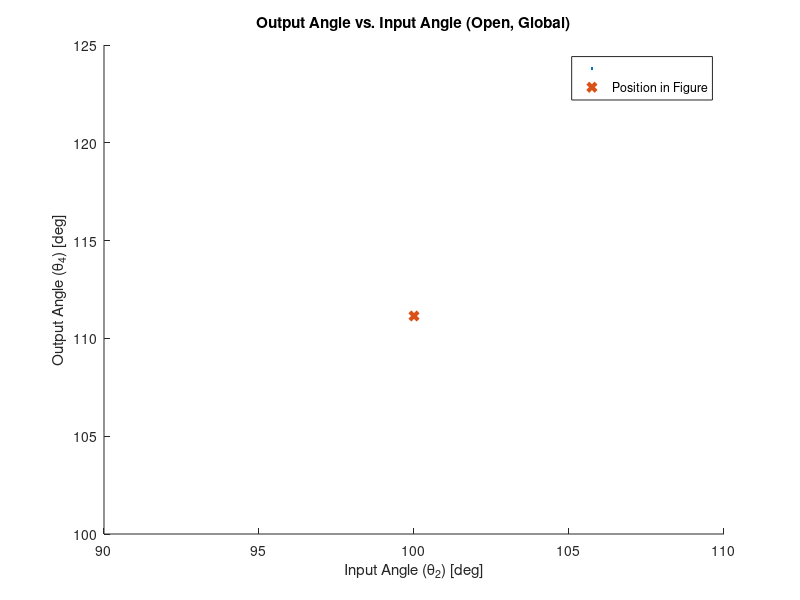
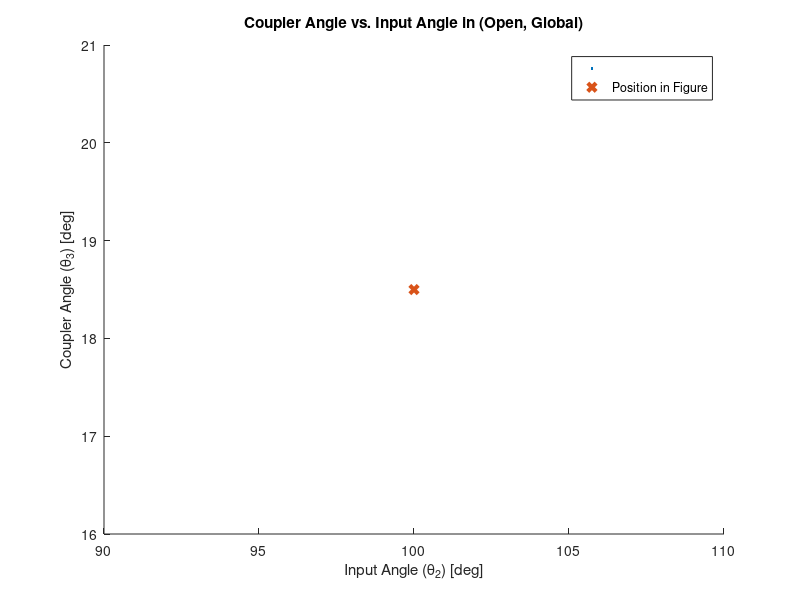
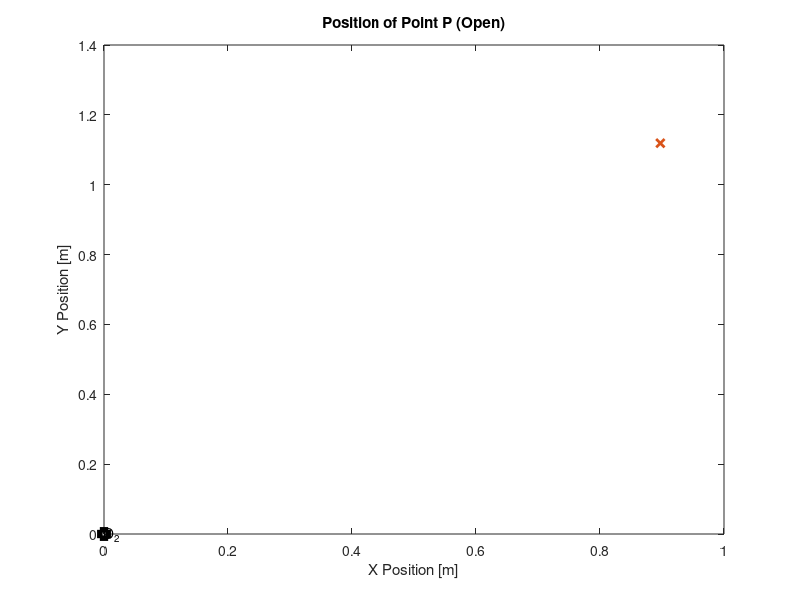
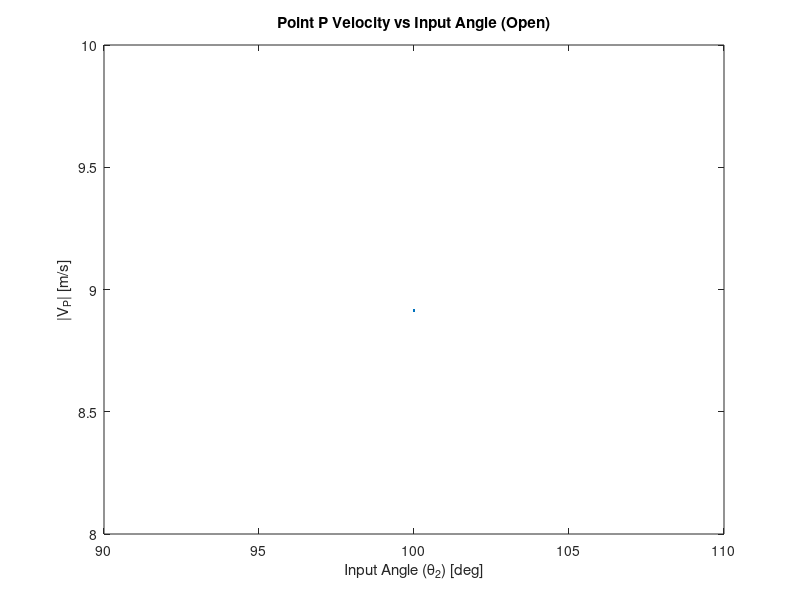

Reproduce these figures in MATLAB, in order.
%% ME480 Mechanism Solver
%Author: Michael Pagan
clc, clear, close all

%% 4 Bar Pin Joint Mechanism Parameters
% Link lengths
a = 0.785; %input (crank) length
b = 0.356; %coupler length
c = 0.95; %output length
d = 0.544; %ground length

% transform between local and global coordinates
theta1 = (0); %ccw angle from local +x axis to global X axis
     %local +x points from crank ground to ouput ground (O2 to O4)
     
% point of interest P on linkage
P_link = 'b'; %define which link the point is on: 'a' 'b' or 'c'
delta = 0; %fixed angle between selected link vector and point vector on 
                %link. e.g. angle between AB and AP. cw = negative
p = 1.09; %distance from link pin joint to desired point P (e.g. AP)

% position of mechanism shown in figure
theta2_fig_g = 100; %approximate theta 2 for determining configuration of 
                    %figure. Global system. Must be between 0-360 deg.
theta2_fig_l = theta2_fig_g + theta1;                    
theta3_fig_g = 20; %approximate theta 3 for determining configuration of 
                    %figure. Global system. Must be between 0-360 deg.
omega_2 = 100*2*pi/60; %input velocity

%Custom input range for crank in local coordinates
override_togs = 1; %change to 1 to use custom range
custom_input = theta2_fig_l; %specify custom range LOCAL coordinates
                    
%No edits must be made below this header%    
%%%%%%%%%%%%%%%%%%%%%%%%%%%%%%%%%%%%%%%%%%%%%%%%%%%%%%%%%%%%%%%%%%%%%%%%%%
%   _  _     ____          _____    _____ _____ _   _ 
%  | || |   |  _ \   /\   |  __ \  |  __ \_   _| \ | |
%  | || |_  | |_) | /  \  | |__) | | |__) || | |  \| |
%  |__   _| |  _ < / /\ \ |  _  /  |  ___/ | | | . ` |
%     | |   | |_) / ____ \| | \ \  | |    _| |_| |\  |
%     |_|   |____/_/    \_\_|  \_\ |_|   |_____|_| \_|
%%%%%%%%%%%%%%%%%%%%%%%%%%%%%%%%%%%%%%%%%%%%%%%%%%%%%%%%%%%%%%%%%%%%%%%%%%                                                   
%% Toggle Positions
% Grashof determination
links = [a,b,c,d];
grash = 0; %flag for grashof
if (max(links)+ min(links)) <= sum(links)-(max(links)+ min(links))
    disp('GRASHOF MECHANISM')
    grash = 1;
else
    disp('NON-GRASHOF MECHANISM')
end

% Determine toggle points
%Flags for number of toggles
Onetog = 0;
Twotog = 0;
Notog = 0;

% Test for NaN case
tog1_inards = (a^2+d^2-b^2-c^2)/(2*a*d)+b*c/(a*d);
tog2_inards = (a^2+d^2-b^2-c^2)/(2*a*d)-b*c/(a*d);

% Calculate the two toggle positions, in local coordinates
if xor((abs(tog1_inards) > 1), (abs(tog2_inards) > 1))
    %checks that ONLY one of the toggle equations is valid
    Onetog = 1; %flag that we have opposite/equal togs
    disp('EQUAL AND OPPOSITE TOGGLE POSITIONS')
    if abs(tog1_inards) < 1 %plus case is valid
        theta_tog1_l = (acosd(tog1_inards)); %plus
        theta_tog2_l = -theta_tog1_l;

    else %minus case is valid
        theta_tog2_l = (acosd(tog2_inards)); % minus
        theta_tog1_l = -theta_tog2_l;
    end
elseif (abs(tog1_inards) > 1) && (abs(tog2_inards) > 1) 
    %checks that NEITHER toggle equations are valid
    disp('NO TOGGLE POSITIONS')
    Notog = 1;
else %both toggle equations must be valid
    disp('TWO UNIQUE TOGGLE POSITIONS')
    Twotog = 1;
    theta_tog1_l = (acosd(tog1_inards)); % plus
    theta_tog2_l = (acosd(tog2_inards)); % minus
end

%% Create input vector for current configuration
%determine if approximate theta 2 is between cw or ccw range of togs
if not(Notog)
    %create vector with original toggle points
    togs_l = [theta_tog1_l, theta_tog2_l];
    % create vector with positive toggle points
    togs_l_pos = togs_l + 360.*(togs_l < 0);
    % convert to global
    togs_g = togs_l_pos - theta1;
    
    if theta2_fig_l < max(togs_l_pos) && theta2_fig_g > min(togs_l_pos)
        toggle_dir = 1; %in this case the configuration lies in the ccw range
                        %of the toggle positions
    else
        toggle_dir = 0; %else configuration must be in the cw range
    end
end

%case for opposite and equal toggle angles. abs will be 0 to 180 deg
if override_togs > 0
    theta2l = custom_input;
    theta2g = theta2l - theta1;
else
    if Onetog
        % case for opposite and equal toggle angles
        if toggle_dir < 1 %from positive tog through +x axis to negative tog
            theta2l = flip(min(togs_l):0.5:max(togs_l)); %local
            theta2l = theta2l + 360.*(theta2l < 0);
        else % from positive tog through -x axis to negative tog
            theta2l = min(togs_l_pos):0.5:max(togs_l_pos); %local
        end

    elseif Twotog
        %case for two unique toggle points. togs will be [0 , 180] deg local
        % direction irrelevant bc range does not cross x axis
        theta2l = min(togs_l):0.5:max(togs_l); %local

    elseif grash
        %case for no toggle points. Input angle theta 2 can go 360 deg
        theta2l = 0:0.5:360;
        theta2g = theta2l;
    end
end

% convert local input range to global
if not(Notog)
    theta2g = theta2l - theta1;
    theta2g = theta2g + 360.*(theta2g < 0);
end

% Make all negative input angles positive
theta2l = theta2l + 360.*(theta2l < 0);

%% Calculated Parameters
k1 = d/a;
k2 = d/c;
k3 = (a^2-b^2+c^2+d^2)/(2*a*c);
k4 = d/b;
k5 = (c^2-d^2-a^2-b^2)/(2*a*b);

A = cosd(theta2l)-k1-k2*cosd(theta2l)+k3;
B = -2*sind(theta2l);
C = k1-(k2+1)*cosd(theta2l)+k3;
D = cosd(theta2l)-k1+k4*cosd(theta2l)+k5;
E = -2*sind(theta2l);
F = k1 + (k4-1)*cosd(theta2l)+k5;

%% Output Angle Theta 4

%OPEN CONFIGURATION
%calculate the open configuration output angle. "Minus" eq
%find and remove imaginary input arguments
Q_m4 = (-B-sqrt(B.^2-4*A.*C));
Q_m4(imag(Q_m4) ~= 0) = NaN;
%calculate the angle
theta4open_l = (2*atan2d(Q_m4, 2*A)); %local,
%convert to global. We only report output angles in global.
theta4open_g = theta4open_l - theta1;
%find and correct large and/or negative angles
for j = 1:2 %loop through twice for angles < -360
    theta4open_g = theta4open_g + 360.*(theta4open_g < 0);
end

%CLOSED CONFIGURATION
%calculate the closed configuration output angle. "Plus" eq
%find and remove imaginary input arguments
Q_p4 = (-B+sqrt(B.^2-4*A.*C));
Q_p4(imag(Q_p4) ~= 0) = NaN;
%calculate the angle
theta4closed_l = (2*atan2d(Q_p4,2*A));%local,
%convert to global
theta4closed_g = theta4closed_l - theta1;
%find and correct large and/or negative angles
for j = 1:2
    theta4closed_g = theta4closed_g + 360.*(theta4closed_g < 0);
end

%DEPICTED CONFIGURATION
%calculate D,E,F for the current position
A_fig = cosd(theta2_fig_l)-k1-k2*cosd(theta2_fig_l)+k3;
B_fig = -2*sind(theta2_fig_l);
C_fig = k1-(k2+1)*cosd(theta2_fig_l)+k3;
%calculate closed theta 3 for current position
theta4closed_fig_l = (2*atan2d(-B_fig+sqrt(B_fig.^2-4*A_fig.*C_fig),...
                                    2*A_fig)); %local, plus
%convert to global                  
theta4closed_fig_g = theta4closed_fig_l - theta1; 

%calculate open theta 3 for current position
theta4open_fig_l = 2*atan2d(-B_fig-sqrt(B_fig.^2-4*A_fig.*C_fig),...
                                    2*A_fig); %local, minus
%convert to global                    
theta4open_fig_g = theta4open_fig_l - theta1;

%make sure angles are 0-360
for k = 1:2
    theta4open_fig_g = theta4open_fig_g + 360.*(theta4open_fig_g < 0);
    theta4closed_fig_g = theta4closed_fig_g + 360.*(theta4closed_fig_g < 0);
end

%% Coupler Angle Theta 3

%OPEN CONFIGURATION
%calculate the open configuration coupler angle. "Minus case"
%find and remove imaginary input arguments
Q_m3 = (-E-sqrt(E.^2-4*D.*F));
Q_m3(imag(Q_m3) ~= 0) = NaN;
%calculate the angle
theta3open_l = (2*atan2d(Q_m3,2*D));%local, 
%convert to global
theta3open_g = theta3open_l - theta1;
%find and correct negative angles
for j = 1:2
    theta3open_g = theta3open_g + 360.*(theta3open_g < 0);
end

%CLOSED CONFIGURATION
%calculate the closed configuration coupler angle. "Plus case:"
%find and remove imaginary input arguments
Q_p3 = (-E+sqrt(E.^2-4*D.*F));
Q_p3(imag(Q_p3) ~= 0) = NaN;
%calculate the angle
theta3closed_l = (2*atan2d(Q_p3, 2*D)); %local, plus
%convert to global
theta3closed_g = theta3closed_l - theta1; %
for j = 1:2
    theta3closed_g = theta3closed_g + 360.*(theta3closed_g < 0);
end

%DEPICTED CONFIGURATION
%calculate current coupler angle in given figure based on estimated theta2
%calculate D,E,F for the current position
D_fig = cosd(theta2_fig_l)-k1+k4*cosd(theta2_fig_l)+k5;
E_fig = -2*sind(theta2_fig_l);
F_fig = k1 + (k4-1)*cosd(theta2_fig_l)+k5;
%calculate closed theta 3 for current position
theta3closed_fig_l = (2*atan2d((-E_fig+sqrt(E_fig.^2-4*D_fig.*F_fig)),...
                      2*D_fig)); %local, plus
%convert to global                  
theta3closed_fig_g = theta3closed_fig_l - theta1; 

%calculate open theta 3 for current position
theta3open_fig_l = (2*atan2d((-E_fig-sqrt(E_fig.^2-4*D_fig.*F_fig)),...
                        2*D_fig));%local, 
%convert to global                    
theta3open_fig_g = theta3open_fig_l - theta1;

%make sure angles are 0-360
for k = 1:2
    theta3open_fig_g = theta3open_fig_g + 360.*(theta3open_fig_g < 0);
    theta3closed_fig_g = theta3closed_fig_g + 360.*(theta3closed_fig_g < 0);
end

%% Determine Configuration of Depiction in Figure
%check if open or closed coupler angle is closer to visually-estimated
    %coupler angle in figure. Comparison of absolute differences
if abs(theta3open_fig_g-theta3_fig_g) > abs(theta3closed_fig_g-theta3_fig_g)
    disp('FIGURE DEPICTS THE CLOSED CONFIGURATION')
    % flags for open/closed
    closed = 1;
    open = 0;
    
    theta3current_fig_g = theta3closed_fig_g;
    theta4current_fig_g = theta4closed_fig_g;
    
    theta3g = theta3closed_g;
    theta4g = theta4closed_g;
else
    disp('FIGURE DEPICTS THE OPEN CONFIGURATION')
    % flags for open/closed
    open = 1;
    closed = 0; 
    
    theta3current_fig_g = theta3open_fig_g;
    theta4current_fig_g = theta4open_fig_g;
    
    theta3g = theta3open_g;
    theta4g = theta4open_g;
end

%ensure the angles are (0-360)
for k = 1:2
    theta3current_fig_g = theta3current_fig_g + 360.*(theta3current_fig_g < 0);
    theta3current_fig_g = theta3current_fig_g - 360.*(theta3current_fig_g > 360);
    theta4current_fig_g = theta4current_fig_g + 360.*(theta4current_fig_g < 0);
    theta4current_fig_g = theta4current_fig_g - 360.*(theta4current_fig_g > 360);
end

%% Print Relevant Values
if length(theta2g) == 1
    fprintf('For Theta2g = %.3f:\nTheta3g = %.3f\n',theta2g, theta3g)
    fprintf('Theta4g = %.3f\n\n', theta4g)
    fprintf('Angles shown in the figure:\nTheta2g_fig = %.3f:\n',...
        theta2_fig_g)
    fprintf('Theta3g_fig = %.3f\nTheta4g_fig = %.3f\n\n', ...
        theta3current_fig_g, theta4current_fig_g)
end

%% Plot Coupler and Output Angles
figure(1)
hold on
plot(theta2g, theta4g,'.')
xlabel('Input Angle (\theta_2) [deg]')
ylabel('Output Angle (\theta_4) [deg]')
plot(theta2_fig_g, theta4current_fig_g, 'x','linewidth',3)
legend( '', 'Position in Figure')
if open
    title('Output Angle vs. Input Angle (Open, Global)')
else
    title('Output Angle vs. Input Angle (Closed, Global)')
end

figure(2)
hold on
plot(theta2g, theta3g, '.');
xlabel('Input Angle (\theta_2) [deg]')
ylabel('Coupler Angle (\theta_3) [deg]')
plot(theta2_fig_g, theta3current_fig_g, 'x','linewidth',3)
legend('','Position in Figure')
if open
    title('Coupler Angle vs. Input Angle in (Open, Global)')
else
    title('Coupler Angle vs. Input Angle in (Closed, Global)')
end

%% Point P on Coupler
%find the vector P in global space. 
if P_link == 'a' %point P is on link a (input). Pinned at O2
    %find angle of  O2P
    thetaP_g = theta2g + delta;
    
    % P-> = AP-> relative to O2
    P = p*cosd(thetaP_g) + 1i*p*sind(thetaP_g);  
    
    %current position of point P
    thetaPcurrent_g = theta2_fig_g + delta;
    P_current = p*cosd(thetaPcurrent_g) + 1i*p*sind(thetaPcurrent_g);  
    
elseif P_link == 'b' %point P is on link b (coupler). Pinned at A
    %find angle of AP
    thetaP_g = theta3g + delta;
    
    %P-> = AB-> + BP-> relative to O2
    P = a*cosd(theta2g) + p*cosd(thetaP_g) + ...
        1i*(a*sind(theta2g) + p*sind(thetaP_g));
    
    %current position of point P
    thetaPcurrent_g = theta3current_fig_g + delta;
    P_current = a*cosd(theta2_fig_g) + p*cosd(thetaPcurrent_g) + ...
        1i*(a*sind(theta2_fig_g) + p*sind(thetaPcurrent_g));
    
elseif P_link == 'c' %point P is on link c (output)
    %find angle O4P
    thetaP_g = theta4g + delta;
                                       
    
    % P-> = O2P-> relative to O4
    P = p*cosd((thetaP_g)) + 1i*p*sind((thetaP_g));

    %current position of point P relative to O4
    thetaPcurrent_g = theta4current_fig_g + delta;
    P_current = p*cosd(thetaPcurrent_g) + 1i*p*sind(thetaPcurrent_g); 
    
else %point P link incorrectly defined
    disp('Incorrect definition of link for point P. Check  var ''P_link''')
end

Px = real(P);
Py = imag(P);
Px_current = real(P_current);
Py_current = imag(P_current);

%% Plot Position on Coupler

figure(4)
daspect([1 1 1]);
plot(Px, Py, '.')
xlabel('X Position [m]')
ylabel('Y Position [m]')

if open
    title('Position of Point P (Open)')
else
    title('Position of Point P (Closed)')
end

hold on
%plot current position of P
plot(Px_current, Py_current, 'x','linewidth',2)

%plot and label the origin
plot(0,0,'ks','linewidth', 4)
if P_link == 'b' || P_link == 'a' %O2 is at the origin
    text(.05*range([Px]),0, {'O_2'})
elseif P_link == 'c' %O4 is at origin
    text(.05*range([Px]),0, {'O_4'})
end

%% Velocity Analysis
omega_3 = a*omega_2/b .* (sind(theta4g-theta2g)./sind(theta3g-...
    theta4g));
omega_4 = a*omega_2/c .* (sind(-theta3g+theta2g)./sind(theta4g-...
    theta3g));

% filter out very high velocities
omega_3(abs(theta3g-theta4g) < 0.1) = NaN;
omega_4(abs(theta3g-theta4g) < 0.1) = NaN;

% velocity of A (crank end), is tangential to crank arc
VA_g = a*omega_2*(-sind(theta2g)+1i*cosd(theta2g));

% velocity of B relative to A
VBA_g = b*omega_3 .*(-sind(theta3g)+1i*cosd(theta3g));

% velocity of B, is tangential to output arc
VB_g = c*omega_4 .*(-sind(theta4g)+1i.*cosd(theta4g));

% velocity of P relative to A
VPA_g = p*omega_3 .* -sind(theta3g + delta) + 1i*p.*omega_3 ...
    .* cosd(theta3g+delta);
% velocity of P
VP_g = VA_g + VPA_g;

% velocity magnitudes
VA_mag = abs(VA_g);
VB_mag = abs(VB_g);
VP_mag = abs(VP_g);

%% Plot velocity
figure(5)
plot(theta2g, VP_mag, '.');
xlabel('Input Angle (\theta_2) [deg]')
ylabel('|V_P| [m/s]')

if open
    title('Point P Velocity vs Input Angle (Open)')
else
    title('Point P Velocity vs Input Angle (Closed)')
end
